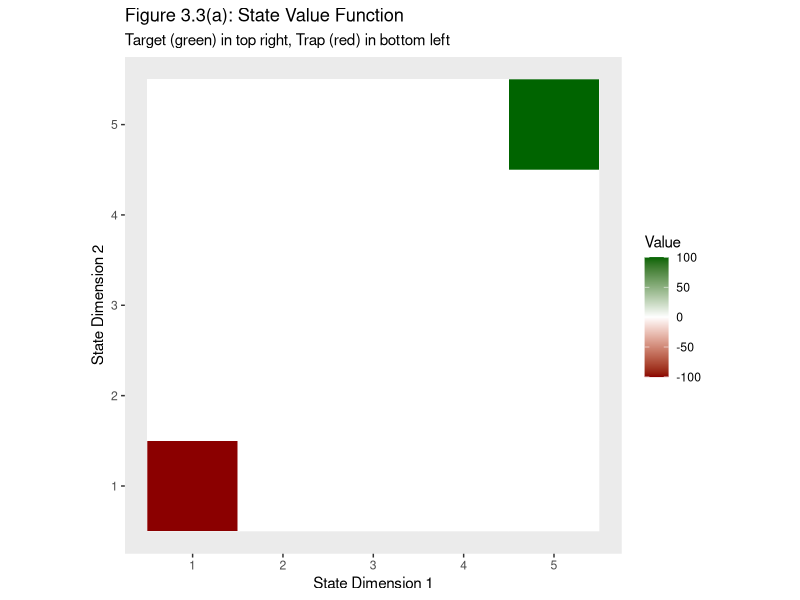
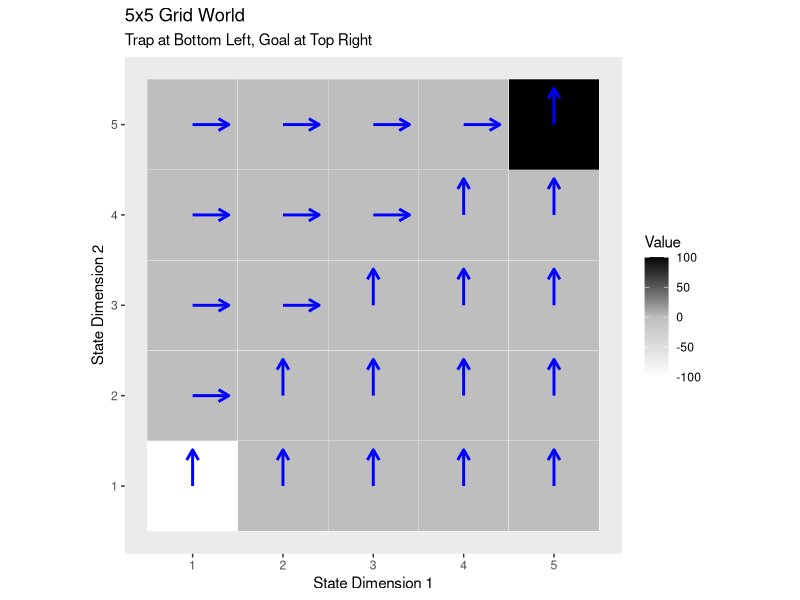

These figures' R source, in order:
# Figure 3.3: Value Function and Q-Function Visualization
# Create a value function heat map for a simple MDP
library(dplyr)
library(ggplot2)

# Generate a simple state value function
states <- expand.grid(x = 1:5, y = 1:5)
states$state_idx <- 1:nrow(states)

# Define reward function: high in top right, low in bottom left, zero elsewhere
states$value <- with(states, {
  case_when(
    x == 5 & y == 5 ~ 100,    # Target: top right (high reward)
    x == 1 & y == 1 ~ -100,   # Trap: bottom left (penalty)
    TRUE ~ 0                   # All other states: zero reward
  )
})

# Plot the value function heatmap
fig_value_function <- ggplot(states, aes(x = x, y = y, fill = value)) +
  geom_tile(color = "white") +
  scale_fill_gradient2(low = "darkred", mid = "white", high = "darkgreen", 
                       midpoint = 0, name = "Value") +
  coord_fixed() +
  labs(title = "Figure 3.3(a): State Value Function",
       subtitle = "Target (green) in top right, Trap (red) in bottom left",
       x = "State Dimension 1", y = "State Dimension 2") +
  theme(panel.grid = element_blank())

# Q-function visualization (state-action values)
# Create actions: up, right, down, left
directions <- data.frame(
  action = c("up", "right", "down", "left"),
  dx = c(0, 1, 0, -1),
  dy = c(1, 0, -1, 0)
)

# Generate Q-values based on distance to target from next state
q_values <- states %>%
  merge(directions) %>%
  mutate(
    # Calculate next state position
    next_x = pmin(pmax(x + dx, 1), 5),  # Stay within bounds
    next_y = pmin(pmax(y + dy, 1), 5),
    
    # Calculate distance to target from next state
    distance_to_target = sqrt((5 - next_x)^2 + (5 - next_y)^2),
    
    # Q-value is negative distance (closer to target = higher Q-value)
    # Add bonus for actions that move toward target
    q_value = -distance_to_target * 10 + case_when(
      action == "right" & x < 5 ~ 5,   # Bonus for moving right when not at right edge
      action == "up" & y < 5 ~ 5,      # Bonus for moving up when not at top edge
      action == "left" ~ -20,           # Penalty for moving left (toward trap)
      action == "down" ~ -20,           # Penalty for moving down (toward trap)
      TRUE ~ 0
    )
  )

# Get best action for each state
best_actions <- q_values %>%
  group_by(x, y) %>%
  slice(which.max(q_value)) %>%
  ungroup()

# Create arrows for best actions
arrows_data <- best_actions %>%
  mutate(
    xend = x + 0.4 * dx,
    yend = y + 0.4 * dy
  )

# Plot Q-function with best actions
fig_q_function <- ggplot(states, aes(x = x, y = y)) +
  geom_tile(aes(fill = value), color = "white") +
  scale_fill_gradient2(low = "white", mid = "grey", high = "black", 
                       midpoint = 0, name = "Value") +
  geom_segment(data = arrows_data, 
               aes(xend = xend, yend = yend),
               arrow = arrow(length = unit(0.3, "cm")), 
               color = "blue", size = 1) +
  coord_fixed() +
  labs(title = "5x5 Grid World",
       subtitle = "Trap at Bottom Left, Goal at Top Right",
       x = "State Dimension 1", y = "State Dimension 2") +
  theme(panel.grid = element_blank())

# Display plots
print(fig_value_function)
print(fig_q_function)